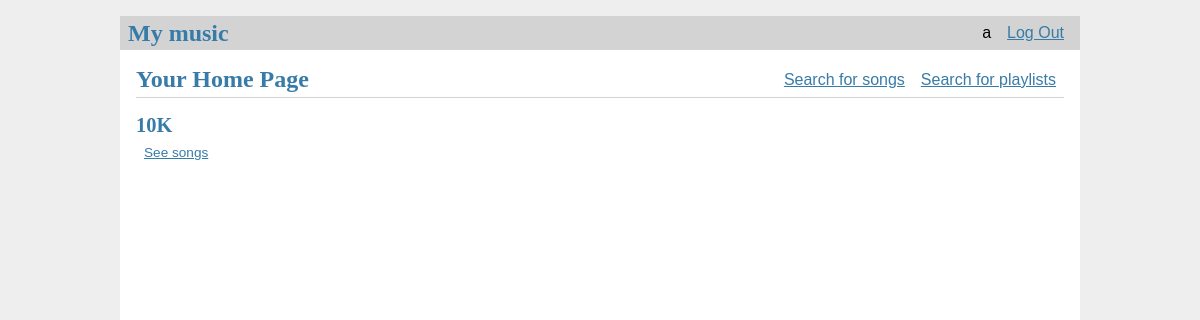
Page / (signed in) on the earlier database version.
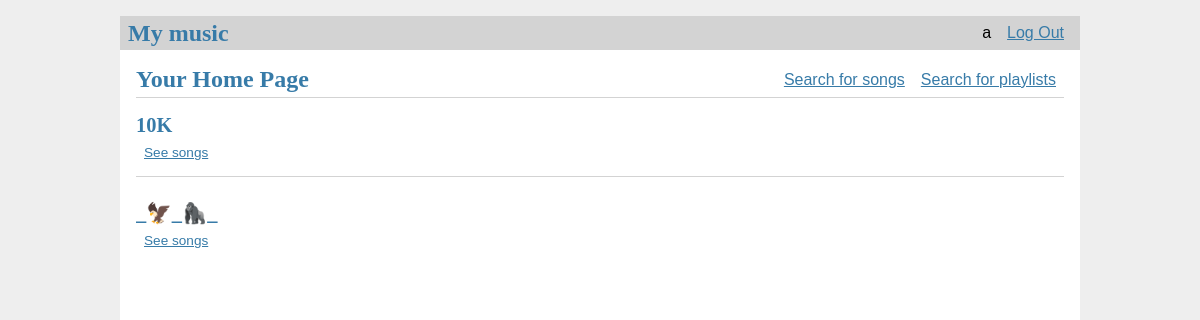
Same page on the later database version.
### tables this page shows
CREATE TABLE users (
  id INTEGER PRIMARY KEY AUTOINCREMENT,
  username TEXT UNIQUE NOT NULL,
  password TEXT NOT NULL
);

CREATE TABLE playlists (
  id TEXT PRIMARY KEY,
  name TEXT NOT NULL,
  user_id INTEGER NOT NULL,
  spotify_url TEXT,
  FOREIGN KEY (user_id) REFERENCES users (id)
);

### music/home.py (the view)
@bp.route('/')
def index():
    user_id = session.get('user_id')
    if user_id != None:
        db = get_db()
        print(user_id)
        playlists = db.execute(
            f"""SELECT p.name, p.id
                FROM
                playlists p
                JOIN
                users_playlists up ON p.id=up.playlist_id
                WHERE up.user_id = {user_id}"""
        ).fetchall()
        print(playlists)
        return render_template('home/index.html', playlists=playlists)
    return redirect(url_for('auth.login'))

### music/auth.py (called while the page is built)
@bp.before_app_request
def load_logged_in_user():
    user_id = session.get('user_id')
    if user_id is None:
        g.user = None
    else:
        g.user = get_db().execute(
            'SELECT * FROM users WHERE id = ?', (user_id,)
        ).fetchone()

### music/db.py (called while the page is built)
def get_db():
    if 'db' not in g:
        g.db = sqlite3.connect(
            current_app.config['DATABASE'],
            detect_types=sqlite3.PARSE_DECLTYPES
        )
        g.db.row_factory = sqlite3.Row
    return g.db

### music/templates/home/index.html
{% extends 'base.html' %}
{% block header %}
  <h1>{% block title %}Your Home Page{% endblock %}</h1>
  <a class="action" href="{{ url_for('search.song') }}">Search for songs</a>
  <a class="action" href="{{ url_for('search.search_playlists') }}">Search for playlists</a>
{% endblock %}
{% block content %}
<div class="songs">
{% for playlist in playlists %}
<article class="song">
    <header>
        <div>
            <h1>{{ playlist['name'] }}</h1>
            <a class="action" href="/playlist/{{ playlist['id'] }}"">See songs</a>
        </div>
    </header>
</article>
{% if not loop.last %}
<hr>
{% endif %}
{% endfor %}
</div>
{% endblock %}

### music/templates/base.html (shortened to what this page needs)
<!doctype html>
<link rel="stylesheet" href="{{ url_for('static', filename='style.css') }}">
<nav>
  <h1>My music</h1>
  <ul>
    {% if g.user %}
      <li><span>{{ g.user['username'] }}</span>
      <li><a href="{{ url_for('auth.logout') }}">Log Out</a>
    {% else %}
      <li><a href="{{ url_for('auth.register') }}">Register</a>
      <li><a href="{{ url_for('auth.login') }}">Log In</a>
    {% endif %}
  </ul>
</nav>
<section class="content">
  <header>
    {% block header %}{% endblock %}
  </header>
  {% block content %}{% endblock %}
</section>

### music/static/style.css (style rules this page uses)
h1 { font-family: serif; color: #377ba8; margin: 1rem 0; }
a { color: #377ba8; }
hr { border: none; border-top: 1px solid lightgray; }
nav { background: lightgray; display: flex; align-items: center; padding: 0 0.5rem; }
nav h1 { flex: auto; margin: 0; }
nav ul { display: flex; list-style: none; margin: 0; padding: 0; }
nav ul li a, nav ul li span, header .action { display: block; padding: 0.5rem; }
.content { padding: 0 1rem 1rem; }
.content > header { border-bottom: 1px solid lightgray; display: flex; align-items: flex-end; }
.content > header h1 { flex: auto; margin: 1rem 0 0.25rem 0; }
.songs { height:500px; overflow:scroll; overflow-x:hidden; }
.song > header { display: flex; align-items: flex-end; font-size: 0.85em; }
.song > header > div:first-of-type { flex: auto; }
.song > header h1 { font-size: 1.5em; margin-bottom: 0; }
.content:last-child { margin-bottom: 0; }

Differences in the rows shown:
added playlists: name "_🦅_🦍_"
